Frame 1 (no input): blank canvas, image omitted
Frame 60 (the mouse pressed at the canvas centre just before this capture): blank canvas, image omitted
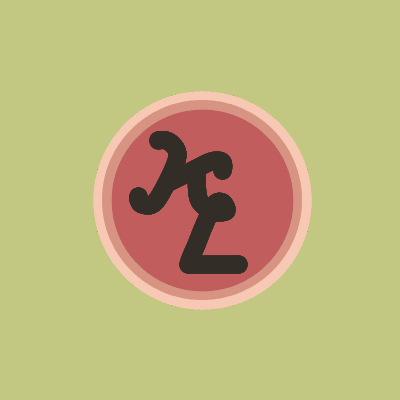
Frame 120 (the mouse held since frame 60 and released just before this capture)

The Processing sketch whose frames 1 and 60 were blank and that drew this single picture after the mouse press (run headless with seeded random() and noise(); from frame 60 on, the mouse is pressed at the canvas centre):

// Processing sketch: processing_68741
// ── processing_68741.pde

//Katherine(Kathy) Y. Lee
//HW#3 60-257
//Copyright 2012

//variables
float x, y, wd, ht;

//functions

void setup( )
{
size(400, 400);
smooth();
background(#c2c882);


  


}

void draw ()
{
  float wd, ht;
wd=mouseX;
ht=mouseY;  
  
float x1, y1;
x1 = width/2;
y1 = height/2;
  
float x;
x = x1 - 0.01*wd;
float y;
y = y1 - 0.08*ht;  
  
  
 //The visible circle
fill(#b9595a, 15);
strokeWeight(.09*((wd+ht)/2));
stroke(#fccebe, 15);
ellipse(x + .02*wd, y + .08*ht, wd, ht);

 
 
//Initials
stroke(#322d27);
 
//Left part of "K"
beginShape();
curveVertex(x - .3*wd, y - .15*ht);
curveVertex(x - .2*wd, y - .22*ht);
curveVertex(x - .13*wd, y - .2*ht);
curveVertex(x - .11*wd, y - .12*ht);
curveVertex(x - .21*wd, y + .08*ht);
curveVertex(x - .28*wd, y + .1*ht);
curveVertex(x - .3*wd, y + .06*ht);
curveVertex(x - .25*wd, y + .03*ht);
endShape();
 
//right of K
beginShape();
curveVertex(x - .19*wd, y + .01*ht);
curveVertex(x - .15*wd, y - .01*ht);
curveVertex(x - .01*wd, y - .08*ht);
curveVertex(x + .05*wd, y - .11*ht);
curveVertex(x + .09*wd, y - .12*ht);
curveVertex(x + .12*wd, y - .11*ht);
curveVertex(x + .12*wd, y - .07*ht);
curveVertex(x + .09*wd, y - .06*ht);
endShape();
 
//right bottom K+L
beginShape();
curveVertex(x - .01*wd, y - .1*ht);
curveVertex(x - .01*wd, y - .08*ht);
curveVertex(x + .0*wd, y + .07*ht);
curveVertex(x + .06*wd, y + .13*ht);
curveVertex(x + .1*wd, y + .14*ht);
curveVertex(x + .14*wd, y + .13*ht);
curveVertex(x + .12*wd, y + .09*ht);
curveVertex(x + .08*wd, y + .1*ht);
curveVertex(x + .03*wd, y + .2*ht);
curveVertex(x - .01*wd, y + .3*ht);
curveVertex(x - .05*wd, y + .4*ht);
curveVertex(x - .06*wd, y + .5*ht);
endShape();
 
//bottom L
beginShape();
vertex(x - .04*wd, y + .4*ht);
vertex(x + .2*wd, y + .4*ht);
endShape();
}
